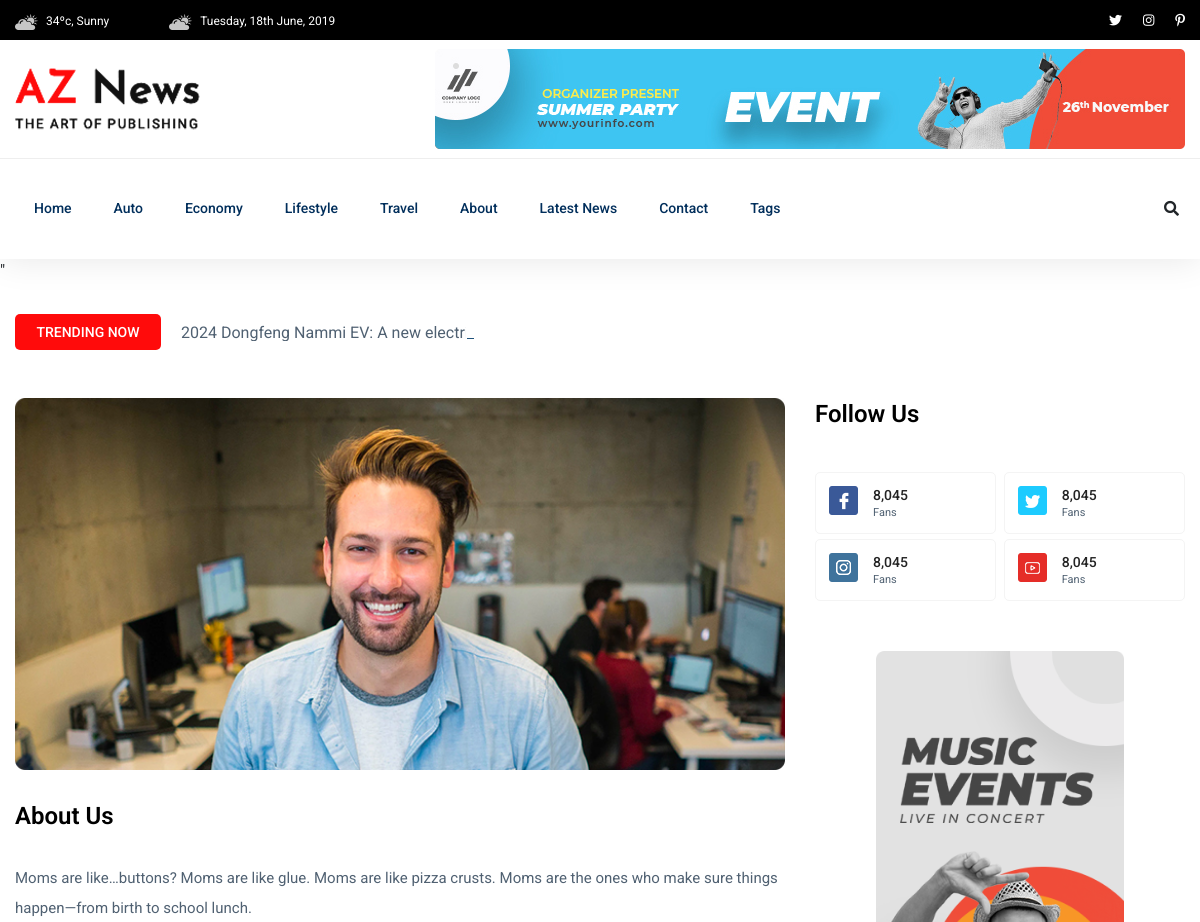
Page /about/ (upper part) on the earlier database version.
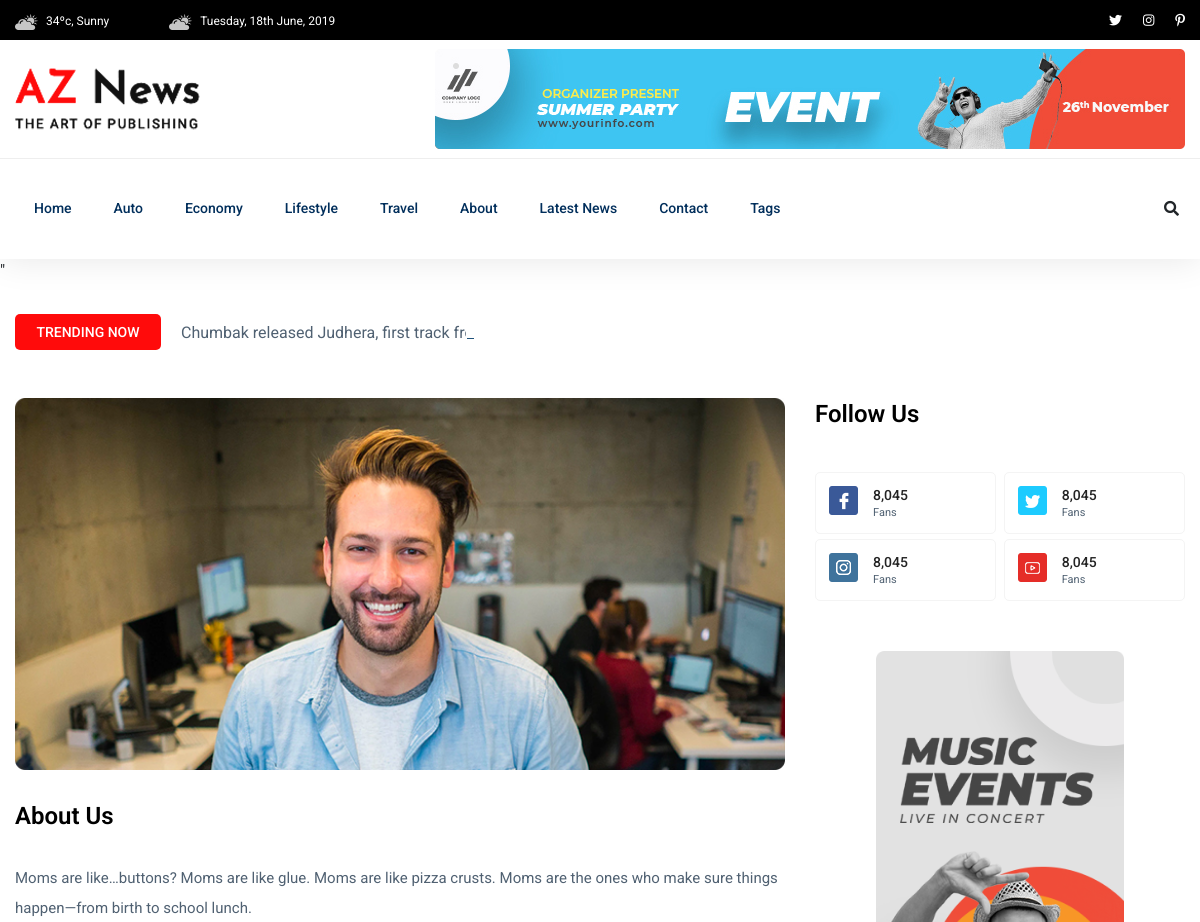
Same page on the later database version.
### newspaper/models.py (models this page shows, shortened)
class TimeStampModel(models.Model):
    created_at = models.DateTimeField(auto_now_add=True)
    updated_at = models.DateTimeField(auto_now=True)
    class Meta:
        abstract = True  # don't create table in db

class Category(TimeStampModel):
    name = models.CharField(max_length=100)

class Post(TimeStampModel):
    STATUS_CHOICES = [
        ("active", "Active"),
        ("in_active", "Inactive"),
    ]
    title = models.CharField(max_length=200)
    content = models.TextField()
    featured_image = models.ImageField(upload_to="post_images/%Y/%m/%d", blank=False)
    author = models.ForeignKey("auth.User", on_delete=models.CASCADE)
    status = models.CharField(max_length=20, choices=STATUS_CHOICES, default="active")
    views_count = models.PositiveBigIntegerField(default=0)
    published_at = models.DateTimeField(null=True, blank=True)
    category = models.ForeignKey(Category, on_delete=models.CASCADE)
    tag = models.ManyToManyField(Tag)

### newspaper/views.py (the view)
class AboutView(TemplateView):
    template_name = "aznews/about.html"

### newspaper/navigation.py (called while the page is built)
def navigation(request):
    categories = Category.objects.all()[:4]
    tags = Tag.objects.all()[:10]
    trending_posts = Post.objects.filter(
        published_at__isnull=False,
        status="active",
    ).order_by("-views_count")[:3]
    return {
        "categories": categories,
        "tags": tags,
        "trending_posts": trending_posts,
    }

### templates/aznews/about.html (shortened to what this page needs)
{% extends "aznews/base.html" %}
{% load static %}
{% block content %}
<main>
    <div class="about-area">
        <div class="container">
                {% include "aznews/home/trending/trending_title.html" %}
               <div class="row">
                    <div class="col-lg-8">
                                <div class="about-right mb-90">
                                    <div class="about-img">
                                        <img src="{% static 'aznews/img/post/about_heor.jpg' %}" alt="">
                                    </div>
                                    <div class="section-tittle mb-30 pt-30">
                                        <h3>About Us</h3>
                                    </div>
                                    <div class="about-prea">
                                        <p class="about-pera1 mb-25">Moms are like…buttons? Moms are like glue. Moms are like pizza crusts. Moms are the ones who make sure things happen—from birth to school lunch.</p>
                                    </div>
                                </div>
                    </div>
                    <div class="col-lg-4">
                        <div class="section-tittle mb-40">
                            <h3>Follow Us</h3>
                        </div>
                        <div class="single-follow mb-45">
                            <div class="single-box">
                                <div class="follow-us d-flex align-items-center">
                                    <div class="follow-social">
                                        <a href="#"><img src="{% static 'aznews/img/news/icon-fb.png' %}" alt=""></a>
                                    </div>
                                    <div class="follow-count">
                                        <span>8,045</span>
                                        <p>Fans</p>
                                    </div>
                                </div>
                                <div class="follow-us d-flex align-items-center">
                                    <div class="follow-social">
                                        <a href="#"><img src="{% static 'aznews/img/news/icon-tw.png' %}" alt=""></a>
                                    </div>
                                    <div class="follow-count">
                                        <span>8,045</span>
                                        <p>Fans</p>
                                    </div>
                                </div>
                                    <div class="follow-us d-flex align-items-center">
                                    <div class="follow-social">
                                        <a href="#"><img src="{% static 'aznews/img/news/icon-ins.png' %}" alt=""></a>
                                    </div>
                                    <div class="follow-count">
                                        <span>8,045</span>
                                        <p>Fans</p>
                                    </div>
                                </div>
                                <div class="follow-us d-flex align-items-center">
                                    <div class="follow-social">
                                        <a href="#"><img src="{% static 'aznews/img/news/icon-yo.png' %}" alt=""></a>
                                    </div>
                                    <div class="follow-count">
                                        <span>8,045</span>
                                        <p>Fans</p>
                                    </div>
                                </div>
                            </div>
                        </div>
                        <div class="news-poster d-none d-lg-block">
                            <img src="{% static 'aznews/img/news/news_card.jpg' %}" alt="">
                        </div>
                    </div>
               </div>
        </div>
    </div>
</main>
{% endblock content %}

### templates/aznews/header.html (shortened to what this page needs)
{% load static %}
<header>
    <div class="header-area">
        <div class="main-header ">
            <div class="header-top black-bg d-none d-md-block">
                <div class="container">
                    <div class="col-xl-12">
                        <div class="row d-flex justify-content-between align-items-center">
                            <div class="header-info-left">
                                <ul>
                                    <li><img src="{% static 'aznews/img/icon/header_icon1.png' %}" alt="">34ºc, Sunny </li>
                                    <li><img src="{% static 'aznews/img/icon/header_icon1.png' %}" alt="">Tuesday, 18th June, 2019
                                    </li>
                                </ul>
                            </div>
                            <div class="header-info-right">
                                <ul class="header-social">
                                    <li><a href="#"><i class="fab fa-twitter"></i></a></li>
                                    <li><a href="#"><i class="fab fa-instagram"></i></a></li>
                                    <li> <a href="#"><i class="fab fa-pinterest-p"></i></a></li>
                                </ul>
                            </div>
                        </div>
                    </div>
                </div>
            </div>
            <div class="header-mid d-none d-md-block">
                <div class="container">
                    <div class="row d-flex align-items-center">
                        <div class="col-xl-3 col-lg-3 col-md-3">
                            <div class="logo">
                                <a href="/"><img src="{% static 'aznews/img/logo/logo.png' %}" alt=""></a>
                            </div>
                        </div>
                        <div class="col-xl-9 col-lg-9 col-md-9">
                            <div class="header-banner f-right ">
                                <img src="{% static 'aznews/img/hero/header_card.jpg" alt="">
                            </div>
                        </div>
                    </div>
                </div>
            </div>
            <div class="header-bottom header-sticky">
                <div class="container">
                    <div class="row align-items-center">
                        <div class="col-xl-10 col-lg-10 col-md-12 header-flex">
                            <div class="main-menu d-none d-md-block">
                                <nav>
                                    <ul id="navigation">
                                        <li><a href="/">Home</a></li>
                                        {% for category in categories %}
                                        <li>
                                            <a href="{% url 'post-by-category' category.id %}">{{category.name}}</a>
                                        </li>
                                        {% endfor %}
                                        <li><a href="{% url 'about' %}">About</a></li>
                                        <li><a href="{% url 'post-list' %}">Latest News</a></li>
                                        <li><a href="{% url 'contact' %}">Contact</a></li>
                                        <li><a href="#">Tags</a>
                                        </li>
                                    </ul>
                                </nav>
                            </div>
                        </div>
                        <div class="col-xl-2 col-lg-2 col-md-4">
                            <div class="header-right-btn f-right d-none d-lg-block">
                                <i class="fas fa-search special-tag"></i>
                            </div>
                        </div>
                        <div class="col-12">
                        </div>
                    </div>
                </div>
            </div>
        </div>
    </div>
</header>

### templates/aznews/home/trending/trending_title.html
{% load static %}
<div class="row">
    <div class="col-lg-12">
        <div class="trending-tittle">
            <strong>Trending now</strong>
            <div class="trending-animated">
                <ul id="js-news" class="js-hidden">
                    {% for trendig_post in trending_posts %}
                    <li class="news-item">{{ trendig_post.title }}</li>
                    {% endfor %}
                </ul>
            </div>
        </div>
    </div>
</div>

Differences in the rows shown:
no longer on this page (row edited): Post: title "2024 Dongfeng Nammi EV: A new electric hatchback at a competitive price"
now on this page (row edited): Post: title "Chumbak released Judhera, first track…"
